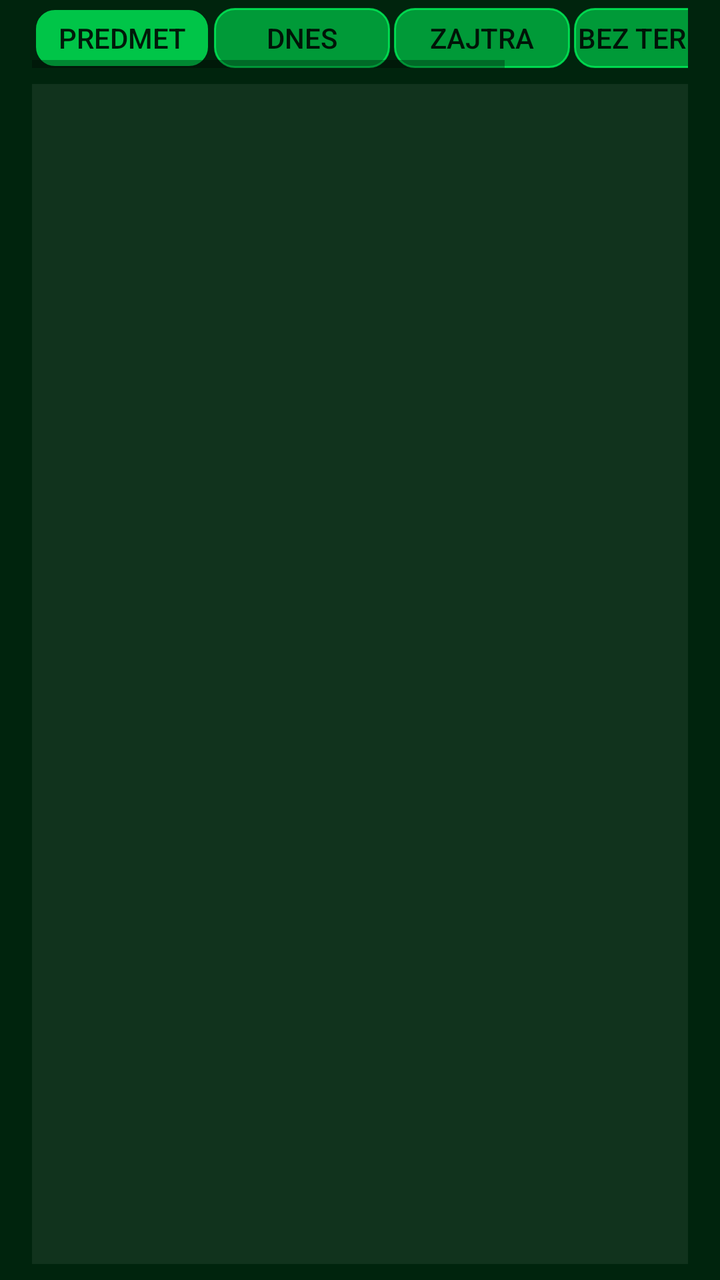
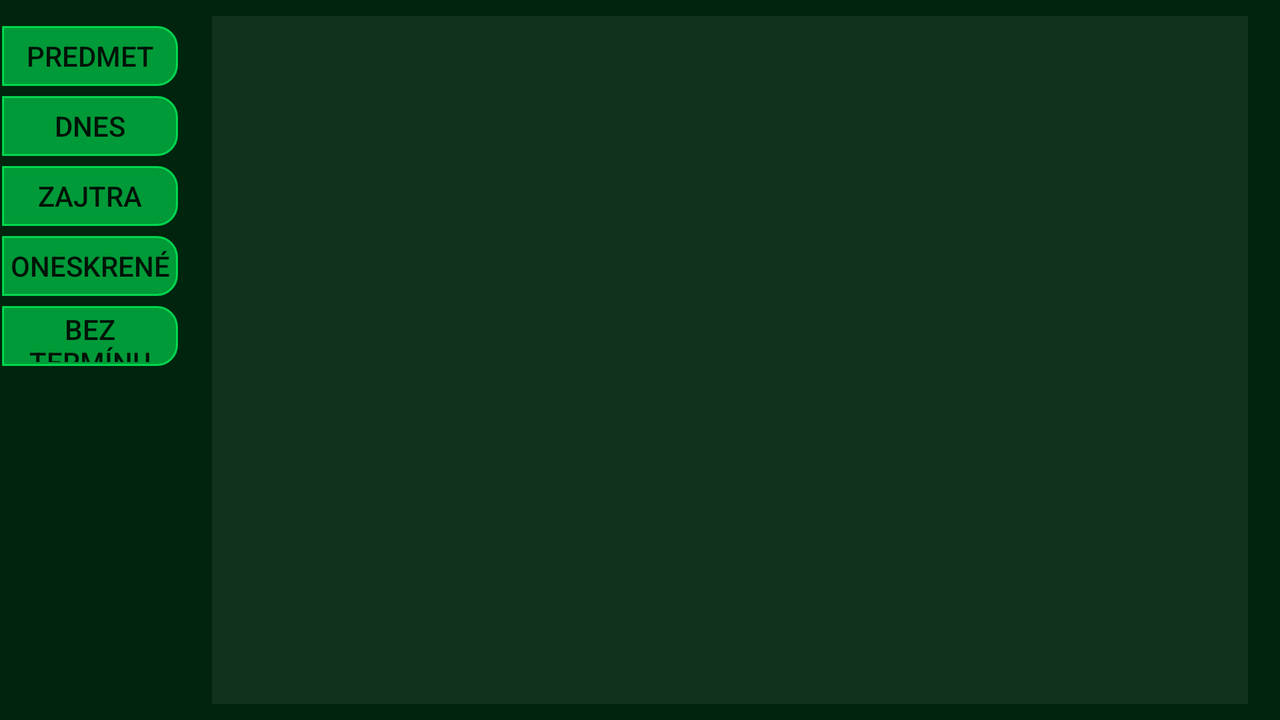

The same Android screen from two of the app's own layout files: first res/layout/ as a phone draws it, then the repository's variant for another configuration, drawn on a device whose configuration selects that folder. Both files follow.
<!-- AndroidManifest.xml: application theme AppTheme -->
<!-- res/layout/notelist.xml -->
<?xml version="1.0" encoding="utf-8"?>
<androidx.constraintlayout.widget.ConstraintLayout xmlns:android="http://schemas.android.com/apk/res/android"
    xmlns:app="http://schemas.android.com/apk/res-auto"
    xmlns:tools="http://schemas.android.com/tools"
    android:layout_width="match_parent"
    android:layout_height="match_parent"
    android:background="@color/bgNotes"
    tools:context="sk.scednote.activities.NoteList">

    <HorizontalScrollView
        android:id="@+id/noteTabs"
        style="@style/horScrollNav"
        android:layout_marginTop="4dp"
        app:layout_constraintEnd_toEndOf="@+id/noteList"
        app:layout_constraintStart_toStartOf="@+id/noteList"
        app:layout_constraintTop_toTopOf="parent">

        <LinearLayout
            android:layout_width="wrap_content"
            android:layout_height="match_parent"
            android:gravity="bottom|center_horizontal"
            android:orientation="horizontal">

            <Button
                android:id="@+id/subject_related"
                style="@style/dayBtn"
                android:layout_width="wrap_content"
                android:background="@drawable/cat_btns"
                android:backgroundTintMode="src_in"
                android:text="@string/subject_related" />

            <Button
                android:id="@+id/today"
                style="@style/dayBtn"
                android:layout_width="wrap_content"
                android:layout_height="match_parent"
                android:background="@drawable/cat_btns"
                android:backgroundTint="@color/inactiveNoteTab"
                android:backgroundTintMode="src_in"
                android:text="@string/today" />

            <Button
                android:id="@+id/tomorrow"
                style="@style/dayBtn"
                android:layout_width="wrap_content"
                android:background="@drawable/cat_btns"
                android:backgroundTint="@color/inactiveNoteTab"
                android:backgroundTintMode="src_in"
                android:text="@string/tomorow" />

            <Button
                android:id="@+id/forever"
                style="@style/dayBtn"
                android:layout_height="match_parent"
                android:background="@drawable/cat_btns"
                android:backgroundTint="@color/inactiveNoteTab"
                android:backgroundTintMode="src_in"
                android:text="@string/forever" />

            <Button
                android:id="@+id/late"
                style="@style/dayBtn"
                android:layout_height="match_parent"
                android:background="@drawable/cat_btns"
                android:backgroundTint="@color/inactiveNoteTab"
                android:backgroundTintMode="src_in"
                android:text="@string/late" />

        </LinearLayout>
    </HorizontalScrollView>

    <androidx.recyclerview.widget.RecyclerView
        android:id="@+id/subjectTabs"
        android:layout_width="0dp"
        android:layout_height="wrap_content"
        android:layout_marginTop="8dp"
        android:visibility="gone"
        app:layout_constraintEnd_toEndOf="@+id/noteList"
        app:layout_constraintStart_toStartOf="@+id/noteList"
        app:layout_constraintTop_toBottomOf="@+id/noteTabs" />

    <androidx.recyclerview.widget.RecyclerView
        android:id="@+id/noteList"
        android:layout_width="0dp"
        android:layout_height="0dp"
        android:layout_marginStart="16dp"
        android:layout_marginTop="8dp"
        android:layout_marginEnd="16dp"
        android:layout_marginBottom="8dp"
        android:background="#1fff"
        app:layout_constraintBottom_toBottomOf="parent"
        app:layout_constraintEnd_toEndOf="parent"
        app:layout_constraintStart_toStartOf="parent"
        app:layout_constraintTop_toBottomOf="@+id/subjectTabs" />

</androidx.constraintlayout.widget.ConstraintLayout>
<!-- resources referenced by this layout -->
<resources>
  <color name="bgNotes">#00240d</color>
  <color name="inactiveNoteTab">#BB00FF5E</color>
  <!-- drawable cat_btns (drawable) -->
  <?xml version="1.0" encoding="utf-8"?>
  <shape xmlns:android="http://schemas.android.com/apk/res/android" android:shape="rectangle">
      <solid android:color="@color/inactiveNoteTab"/>
      <corners android:topLeftRadius="10dp" android:topRightRadius="10dp" android:bottomLeftRadius="10dp" android:bottomRightRadius="10dp"/>
      <padding android:top="2dp" android:right="2dp" android:bottom="2dp" android:left="2dp"/>
      <stroke android:color="@color/bgNotes" android:width="1dp"/>
  </shape>
  <string name="forever">Bez termínu</string>
  <string name="late">Oneskrené</string>
  <string name="subject_related">Predmet</string>
  <string name="today">Dnes</string>
  <string name="tomorow">Zajtra</string>
  <style name="dayBtn">
          <item name="android:layout_width">wrap_content</item>
          <item name="android:layout_height">wrap_content</item>
          <item name="android:layout_marginLeft">1dp</item>
          <item name="android:layout_marginRight">1dp</item>
          <item name="android:background">@drawable/day_btns</item>
          <item name="android:minHeight">30dp</item>
          <item name="android:backgroundTintMode">src_in</item>
      </style>
  <style name="horScrollNav">
          <item name="android:layout_width">0dp</item>
          <item name="android:layout_height">wrap_content</item>
          <item name="android:layout_marginTop">25dp</item>
      </style>
  <style name="AppTheme" parent="Theme.AppCompat.Light.DarkActionBar">
          <item name="colorPrimary">@color/colorPrimary</item>
          <item name="colorPrimaryDark">@color/colorPrimaryDark</item>
          <item name="colorAccent">@color/colorAccent</item>
      </style>
  <!-- drawable day_btns (drawable) -->
  <?xml version="1.0" encoding="utf-8"?>
  <shape xmlns:android="http://schemas.android.com/apk/res/android" android:shape="rectangle">
      <solid android:color="@color/inactiveDayTab"/>
      <corners android:topLeftRadius="10dp" android:topRightRadius="10dp"/>
      <padding android:top="2dp" android:right="2dp" android:bottom="2dp" android:left="2dp"/>
      <stroke android:color="#AA0000" android:width="1dp"/>
  </shape>
  <color name="colorPrimary">#FF3D00</color>
  <color name="colorPrimaryDark">#631800</color>
  <color name="colorAccent">#000000</color>
  <color name="inactiveDayTab">#BBFF0000</color>
</resources>
<!-- res/layout-land/notelist.xml (the repository's variant of the layout above) -->
<!-- drawn on the phone turned sideways -->
<?xml version="1.0" encoding="utf-8"?>
<androidx.constraintlayout.widget.ConstraintLayout xmlns:android="http://schemas.android.com/apk/res/android"
    xmlns:app="http://schemas.android.com/apk/res-auto"
    xmlns:tools="http://schemas.android.com/tools"
    android:layout_width="match_parent"
    android:layout_height="match_parent"
    android:background="@color/bgNotes"
    tools:context="sk.scednote.activities.NoteList">

    <HorizontalScrollView
        android:id="@+id/noteTabs"
        android:layout_width="wrap_content"
        android:layout_height="0dp"
        android:layout_marginBottom="8dp"
        app:layout_constraintBottom_toBottomOf="parent"
        app:layout_constraintStart_toStartOf="parent"
        app:layout_constraintTop_toTopOf="@+id/noteList">

        <LinearLayout
            android:layout_width="wrap_content"
            android:layout_height="wrap_content"
            android:gravity="bottom|center_horizontal"
            android:orientation="vertical">

            <Button
                android:id="@+id/subject_related"
                style="@style/dayBtn"
                android:layout_width="wrap_content"
                android:layout_height="wrap_content"
                android:layout_marginTop="5dp"
                android:layout_weight="1"
                android:background="@drawable/day_btns_hor"
                android:backgroundTint="@color/inactiveNoteTab"
                android:text="@string/subject_related" />

            <Button
                android:id="@+id/today"
                style="@style/dayBtn"
                android:layout_width="wrap_content"
                android:layout_height="match_parent"
                android:layout_marginTop="5dp"
                android:layout_weight="1"
                android:background="@drawable/day_btns_hor"
                android:backgroundTint="@color/inactiveNoteTab"
                android:text="@string/today" />

            <Button
                android:id="@+id/tomorrow"
                style="@style/dayBtn"
                android:layout_width="wrap_content"
                android:layout_height="match_parent"
                android:layout_marginTop="5dp"
                android:layout_weight="1"
                android:background="@drawable/day_btns_hor"
                android:backgroundTint="@color/inactiveNoteTab"
                android:text="@string/tomorow" />

            <Button
                android:id="@+id/late"
                style="@style/dayBtn"
                android:layout_height="match_parent"
                android:layout_marginTop="5dp"
                android:background="@drawable/day_btns_hor"
                android:backgroundTint="@color/inactiveNoteTab"
                android:text="@string/late" />

            <Button
                android:id="@+id/forever"
                style="@style/dayBtn"
                android:layout_width="match_parent"
                android:layout_height="match_parent"
                android:layout_marginTop="5dp"
                android:layout_weight="1"
                android:background="@drawable/day_btns_hor"
                android:backgroundTint="@color/inactiveNoteTab"
                android:text="@string/forever" />

        </LinearLayout>
    </HorizontalScrollView>

    <androidx.recyclerview.widget.RecyclerView
        android:id="@+id/subjectTabs"
        android:layout_width="0dp"
        android:layout_height="wrap_content"
        android:layout_marginTop="8dp"
        android:visibility="gone"
        app:layout_constraintEnd_toEndOf="@+id/noteList"
        app:layout_constraintStart_toStartOf="@+id/noteList"
        app:layout_constraintTop_toTopOf="parent" />

    <androidx.recyclerview.widget.RecyclerView
        android:id="@+id/noteList"
        android:layout_width="0dp"
        android:layout_height="0dp"
        android:layout_marginStart="16dp"
        android:layout_marginTop="8dp"
        android:layout_marginEnd="16dp"
        android:layout_marginBottom="8dp"
        android:background="#1fff"
        app:layout_constraintBottom_toBottomOf="parent"
        app:layout_constraintEnd_toEndOf="parent"
        app:layout_constraintStart_toEndOf="@+id/noteTabs"
        app:layout_constraintTop_toBottomOf="@+id/subjectTabs">

    </androidx.recyclerview.widget.RecyclerView>

</androidx.constraintlayout.widget.ConstraintLayout>
<!-- resources referenced by the variant -->
<!-- as the phone turned sideways resolves them -->
<resources>
  <color name="bgNotes">#00240d</color>
  <color name="inactiveNoteTab">#BB00FF5E</color>
  <!-- drawable day_btns_hor (drawable) -->
  <?xml version="1.0" encoding="utf-8"?>
  <shape xmlns:android="http://schemas.android.com/apk/res/android" android:shape="rectangle">
      <solid android:color="@color/inactiveDayTab"/>
      <corners android:bottomRightRadius="10dp" android:topRightRadius="10dp"/>
      <padding android:top="2dp" android:right="2dp" android:bottom="2dp" android:left="2dp"/>
      <stroke android:color="#AA0000" android:width="1dp"/>
  </shape>
  <string name="forever">Bez termínu</string>
  <string name="late">Oneskrené</string>
  <string name="subject_related">Predmet</string>
  <string name="today">Dnes</string>
  <string name="tomorow">Zajtra</string>
  <style name="dayBtn">
          <item name="android:layout_width">wrap_content</item>
          <item name="android:layout_height">wrap_content</item>
          <item name="android:layout_marginLeft">1dp</item>
          <item name="android:layout_marginRight">1dp</item>
          <item name="android:background">@drawable/day_btns</item>
          <item name="android:minHeight">30dp</item>
          <item name="android:backgroundTintMode">src_in</item>
      </style>
  <style name="AppTheme" parent="Theme.AppCompat.Light.DarkActionBar">
          <item name="colorPrimary">@color/colorPrimary</item>
          <item name="colorPrimaryDark">@color/colorPrimaryDark</item>
          <item name="colorAccent">@color/colorAccent</item>
      </style>
  <color name="inactiveDayTab">#BBFF0000</color>
  <!-- drawable day_btns (drawable) -->
  <?xml version="1.0" encoding="utf-8"?>
  <shape xmlns:android="http://schemas.android.com/apk/res/android" android:shape="rectangle">
      <solid android:color="@color/inactiveDayTab"/>
      <corners android:topLeftRadius="10dp" android:topRightRadius="10dp"/>
      <padding android:top="2dp" android:right="2dp" android:bottom="2dp" android:left="2dp"/>
      <stroke android:color="#AA0000" android:width="1dp"/>
  </shape>
  <color name="colorPrimary">#FF3D00</color>
  <color name="colorPrimaryDark">#631800</color>
  <color name="colorAccent">#000000</color>
</resources>
